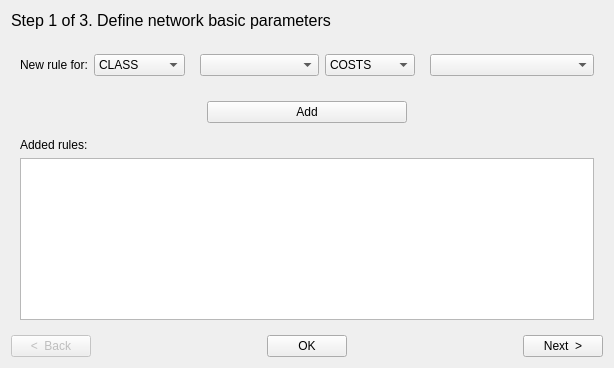
<?xml version="1.0" encoding="UTF-8"?>
<ui version="4.0">
 <class>GNMCreateDialogBase</class>
 <widget class="QDialog" name="GNMCreateDialogBase">
  <property name="geometry">
   <rect>
    <x>0</x>
    <y>0</y>
    <width>578</width>
    <height>368</height>
   </rect>
  </property>
  <property name="windowTitle">
   <string>Creating new GNM network ...</string>
  </property>
  <layout class="QVBoxLayout" name="verticalLayout">
   <item>
    <widget class="QLabel" name="label">
     <property name="font">
      <font>
       <pointsize>12</pointsize>
      </font>
     </property>
     <property name="text">
      <string>Step 1 of 3. Define network basic parameters</string>
     </property>
    </widget>
   </item>
   <item>
    <widget class="QStackedWidget" name="stackedWidget">
     <property name="currentIndex">
      <number>2</number>
     </property>
     <widget class="QWidget" name="page">
      <layout class="QVBoxLayout" name="verticalLayout_2">
       <item>
        <layout class="QHBoxLayout" name="horizontalLayout_2">
         <item>
          <widget class="QLabel" name="label_2">
           <property name="sizePolicy">
            <sizepolicy hsizetype="Expanding" vsizetype="Preferred">
             <horstretch>0</horstretch>
             <verstretch>0</verstretch>
            </sizepolicy>
           </property>
           <property name="text">
            <string>Network format:</string>
           </property>
          </widget>
         </item>
         <item>
          <widget class="QComboBox" name="comboBox">
           <property name="sizePolicy">
            <sizepolicy hsizetype="Expanding" vsizetype="Fixed">
             <horstretch>0</horstretch>
             <verstretch>0</verstretch>
            </sizepolicy>
           </property>
           <property name="maximumSize">
            <size>
             <width>230</width>
             <height>16777215</height>
            </size>
           </property>
           <item>
            <property name="text">
             <string>ESRI Shapefile</string>
            </property>
           </item>
           <item>
            <property name="text">
             <string>PostGIS</string>
            </property>
           </item>
          </widget>
         </item>
        </layout>
       </item>
       <item>
        <spacer name="verticalSpacer_8">
         <property name="orientation">
          <enum>Qt::Vertical</enum>
         </property>
         <property name="sizeHint" stdset="0">
          <size>
           <width>20</width>
           <height>40</height>
          </size>
         </property>
        </spacer>
       </item>
       <item>
        <layout class="QHBoxLayout" name="horizontalLayout_7">
         <item>
          <widget class="QGroupBox" name="groupBox">
           <property name="title">
            <string>Shapfile network location</string>
           </property>
           <layout class="QVBoxLayout" name="verticalLayout_3">
            <item>
             <widget class="QStackedWidget" name="stackedWidget_2">
              <property name="currentIndex">
               <number>1</number>
              </property>
              <widget class="QWidget" name="page_3">
               <layout class="QVBoxLayout" name="verticalLayout_4">
                <property name="leftMargin">
                 <number>0</number>
                </property>
                <property name="topMargin">
                 <number>0</number>
                </property>
                <property name="rightMargin">
                 <number>0</number>
                </property>
                <property name="bottomMargin">
                 <number>0</number>
                </property>
                <item>
                 <layout class="QHBoxLayout" name="horizontalLayout_5">
                  <item>
                   <widget class="QLabel" name="label_5">
                    <property name="text">
                     <string>Directory:</string>
                    </property>
                   </widget>
                  </item>
                  <item>
                   <widget class="QLineEdit" name="lineEdit_2"/>
                  </item>
                  <item>
                   <widget class="QPushButton" name="pushButton_3">
                    <property name="maximumSize">
                     <size>
                      <width>50</width>
                      <height>16777215</height>
                     </size>
                    </property>
                    <property name="text">
                     <string>...</string>
                    </property>
                   </widget>
                  </item>
                 </layout>
                </item>
               </layout>
              </widget>
              <widget class="QWidget" name="page_4">
               <layout class="QVBoxLayout" name="verticalLayout_5">
                <property name="spacing">
                 <number>0</number>
                </property>
                <property name="leftMargin">
                 <number>0</number>
                </property>
                <property name="topMargin">
                 <number>0</number>
                </property>
                <property name="rightMargin">
                 <number>0</number>
                </property>
                <property name="bottomMargin">
                 <number>0</number>
                </property>
                <item>
                 <layout class="QGridLayout" name="gridLayout" rowstretch="0,0">
                  <property name="rightMargin">
                   <number>0</number>
                  </property>
                  <property name="horizontalSpacing">
                   <number>6</number>
                  </property>
                  <property name="verticalSpacing">
                   <number>12</number>
                  </property>
                  <item row="0" column="0">
                   <widget class="QLabel" name="label_6">
                    <property name="layoutDirection">
                     <enum>Qt::LeftToRight</enum>
                    </property>
                    <property name="text">
                     <string>Database name:</string>
                    </property>
                    <property name="alignment">
                     <set>Qt::AlignRight|Qt::AlignTrailing|Qt::AlignVCenter</set>
                    </property>
                   </widget>
                  </item>
                  <item row="0" column="2">
                   <widget class="QLabel" name="label_8">
                    <property name="layoutDirection">
                     <enum>Qt::LeftToRight</enum>
                    </property>
                    <property name="text">
                     <string>Host:</string>
                    </property>
                    <property name="alignment">
                     <set>Qt::AlignRight|Qt::AlignTrailing|Qt::AlignVCenter</set>
                    </property>
                   </widget>
                  </item>
                  <item row="1" column="0">
                   <widget class="QLabel" name="label_9">
                    <property name="text">
                     <string>User:</string>
                    </property>
                    <property name="alignment">
                     <set>Qt::AlignRight|Qt::AlignTrailing|Qt::AlignVCenter</set>
                    </property>
                   </widget>
                  </item>
                  <item row="1" column="3">
                   <widget class="QLineEdit" name="lineEdit_6">
                    <property name="maximumSize">
                     <size>
                      <width>130</width>
                      <height>16777215</height>
                     </size>
                    </property>
                   </widget>
                  </item>
                  <item row="1" column="1">
                   <widget class="QLineEdit" name="lineEdit_4">
                    <property name="maximumSize">
                     <size>
                      <width>130</width>
                      <height>16777215</height>
                     </size>
                    </property>
                    <property name="text">
                     <string>postgres</string>
                    </property>
                   </widget>
                  </item>
                  <item row="1" column="2">
                   <widget class="QLabel" name="label_7">
                    <property name="layoutDirection">
                     <enum>Qt::LeftToRight</enum>
                    </property>
                    <property name="text">
                     <string>Password:</string>
                    </property>
                    <property name="alignment">
                     <set>Qt::AlignRight|Qt::AlignTrailing|Qt::AlignVCenter</set>
                    </property>
                   </widget>
                  </item>
                  <item row="0" column="1">
                   <widget class="QLineEdit" name="lineEdit_3">
                    <property name="maximumSize">
                     <size>
                      <width>130</width>
                      <height>16777215</height>
                     </size>
                    </property>
                   </widget>
                  </item>
                  <item row="0" column="3">
                   <widget class="QLineEdit" name="lineEdit_5">
                    <property name="maximumSize">
                     <size>
                      <width>130</width>
                      <height>16777215</height>
                     </size>
                    </property>
                    <property name="text">
                     <string>127.0.0.1</string>
                    </property>
                   </widget>
                  </item>
                 </layout>
                </item>
               </layout>
              </widget>
             </widget>
            </item>
           </layout>
          </widget>
         </item>
        </layout>
       </item>
       <item>
        <spacer name="verticalSpacer_7">
         <property name="orientation">
          <enum>Qt::Vertical</enum>
         </property>
         <property name="sizeHint" stdset="0">
          <size>
           <width>20</width>
           <height>40</height>
          </size>
         </property>
        </spacer>
       </item>
       <item>
        <layout class="QHBoxLayout" name="horizontalLayout_3">
         <item>
          <widget class="QLabel" name="label_3">
           <property name="sizePolicy">
            <sizepolicy hsizetype="Expanding" vsizetype="Preferred">
             <horstretch>0</horstretch>
             <verstretch>0</verstretch>
            </sizepolicy>
           </property>
           <property name="text">
            <string>Spatial reference system:</string>
           </property>
          </widget>
         </item>
         <item>
          <widget class="QComboBox" name="comboBox_2">
           <property name="sizePolicy">
            <sizepolicy hsizetype="Expanding" vsizetype="Fixed">
             <horstretch>0</horstretch>
             <verstretch>0</verstretch>
            </sizepolicy>
           </property>
           <property name="maximumSize">
            <size>
             <width>230</width>
             <height>16777215</height>
            </size>
           </property>
           <item>
            <property name="text">
             <string>WGS 84</string>
            </property>
           </item>
           <item>
            <property name="text">
             <string>WGS 84: Pseudo mercator</string>
            </property>
           </item>
          </widget>
         </item>
        </layout>
       </item>
       <item>
        <spacer name="verticalSpacer_6">
         <property name="orientation">
          <enum>Qt::Vertical</enum>
         </property>
         <property name="sizeHint" stdset="0">
          <size>
           <width>20</width>
           <height>40</height>
          </size>
         </property>
        </spacer>
       </item>
       <item>
        <layout class="QHBoxLayout" name="horizontalLayout_17">
         <item>
          <widget class="QLabel" name="label_17">
           <property name="sizePolicy">
            <sizepolicy hsizetype="Expanding" vsizetype="Preferred">
             <horstretch>0</horstretch>
             <verstretch>0</verstretch>
            </sizepolicy>
           </property>
           <property name="text">
            <string>Snap tolerance for elements connecting:</string>
           </property>
          </widget>
         </item>
         <item>
          <widget class="QLineEdit" name="lineEdit_10">
           <property name="maximumSize">
            <size>
             <width>230</width>
             <height>16777215</height>
            </size>
           </property>
           <property name="text">
            <string>0.00005</string>
           </property>
          </widget>
         </item>
        </layout>
       </item>
       <item>
        <spacer name="verticalSpacer_5">
         <property name="orientation">
          <enum>Qt::Vertical</enum>
         </property>
         <property name="sizeHint" stdset="0">
          <size>
           <width>20</width>
           <height>40</height>
          </size>
         </property>
        </spacer>
       </item>
       <item>
        <layout class="QHBoxLayout" name="horizontalLayout_4">
         <item>
          <widget class="QLabel" name="label_4">
           <property name="sizePolicy">
            <sizepolicy hsizetype="Expanding" vsizetype="Preferred">
             <horstretch>0</horstretch>
             <verstretch>0</verstretch>
            </sizepolicy>
           </property>
           <property name="text">
            <string>Network name (optional): </string>
           </property>
          </widget>
         </item>
         <item>
          <widget class="QLineEdit" name="lineEdit">
           <property name="maximumSize">
            <size>
             <width>230</width>
             <height>16777215</height>
            </size>
           </property>
          </widget>
         </item>
        </layout>
       </item>
       <item>
        <spacer name="verticalSpacer">
         <property name="orientation">
          <enum>Qt::Vertical</enum>
         </property>
         <property name="sizeHint" stdset="0">
          <size>
           <width>20</width>
           <height>40</height>
          </size>
         </property>
        </spacer>
       </item>
      </layout>
     </widget>
     <widget class="QWidget" name="page_2">
      <layout class="QHBoxLayout" name="horizontalLayout_8">
       <item>
        <layout class="QVBoxLayout" name="verticalLayout_6">
         <item>
          <widget class="QLabel" name="label_11">
           <property name="text">
            <string>From file system:</string>
           </property>
          </widget>
         </item>
         <item>
          <layout class="QHBoxLayout" name="horizontalLayout_9">
           <item>
            <widget class="QLineEdit" name="lineEdit_7"/>
           </item>
           <item>
            <widget class="QPushButton" name="pushButton_6">
             <property name="maximumSize">
              <size>
               <width>40</width>
               <height>16777215</height>
              </size>
             </property>
             <property name="text">
              <string>...</string>
             </property>
            </widget>
           </item>
          </layout>
         </item>
         <item>
          <widget class="QLabel" name="label_10">
           <property name="text">
            <string>From opened project:</string>
           </property>
          </widget>
         </item>
         <item>
          <widget class="QListWidget" name="listWidget"/>
         </item>
        </layout>
       </item>
       <item>
        <widget class="QPushButton" name="pushButton_5">
         <property name="maximumSize">
          <size>
           <width>40</width>
           <height>16777215</height>
          </size>
         </property>
         <property name="text">
          <string>&gt;</string>
         </property>
        </widget>
       </item>
       <item>
        <widget class="QPushButton" name="pushButton_4">
         <property name="maximumSize">
          <size>
           <width>40</width>
           <height>16777215</height>
          </size>
         </property>
         <property name="text">
          <string>&lt;</string>
         </property>
        </widget>
       </item>
       <item>
        <layout class="QVBoxLayout" name="verticalLayout_8">
         <item>
          <widget class="QLabel" name="label_12">
           <property name="text">
            <string>Layers that will be imported:</string>
           </property>
          </widget>
         </item>
         <item>
          <widget class="QListWidget" name="listWidget_2"/>
         </item>
        </layout>
       </item>
      </layout>
     </widget>
     <widget class="QWidget" name="page_5">
      <layout class="QVBoxLayout" name="verticalLayout_9">
       <item>
        <layout class="QHBoxLayout" name="horizontalLayout_10">
         <item>
          <widget class="QLabel" name="label_13">
           <property name="text">
            <string>New rule for:</string>
           </property>
          </widget>
         </item>
         <item>
          <widget class="QComboBox" name="comboBox_3">
           <property name="sizePolicy">
            <sizepolicy hsizetype="Fixed" vsizetype="Fixed">
             <horstretch>0</horstretch>
             <verstretch>0</verstretch>
            </sizepolicy>
           </property>
           <item>
            <property name="text">
             <string>CLASS</string>
            </property>
           </item>
           <item>
            <property name="text">
             <string>NETWORK</string>
            </property>
           </item>
          </widget>
         </item>
         <item>
          <widget class="QStackedWidget" name="stackedWidget_3">
           <property name="currentIndex">
            <number>0</number>
           </property>
           <widget class="QWidget" name="page_6">
            <layout class="QHBoxLayout" name="horizontalLayout_11">
             <property name="topMargin">
              <number>9</number>
             </property>
             <property name="rightMargin">
              <number>0</number>
             </property>
             <property name="bottomMargin">
              <number>9</number>
             </property>
             <item>
              <widget class="QComboBox" name="comboBox_4">
               <property name="sizePolicy">
                <sizepolicy hsizetype="Expanding" vsizetype="Fixed">
                 <horstretch>0</horstretch>
                 <verstretch>0</verstretch>
                </sizepolicy>
               </property>
              </widget>
             </item>
             <item>
              <widget class="QComboBox" name="comboBox_5">
               <property name="sizePolicy">
                <sizepolicy hsizetype="Fixed" vsizetype="Fixed">
                 <horstretch>0</horstretch>
                 <verstretch>0</verstretch>
                </sizepolicy>
               </property>
               <property name="maximumSize">
                <size>
                 <width>100</width>
                 <height>16777215</height>
                </size>
               </property>
               <item>
                <property name="text">
                 <string>COSTS</string>
                </property>
               </item>
               <item>
                <property name="text">
                 <string>INVCOSTS</string>
                </property>
               </item>
               <item>
                <property name="text">
                 <string>DIRECTS</string>
                </property>
               </item>
               <item>
                <property name="text">
                 <string>BEHAVES</string>
                </property>
               </item>
              </widget>
             </item>
             <item>
              <widget class="QStackedWidget" name="stackedWidget_4">
               <property name="maximumSize">
                <size>
                 <width>250</width>
                 <height>16777215</height>
                </size>
               </property>
               <property name="currentIndex">
                <number>1</number>
               </property>
               <widget class="QWidget" name="page_8">
                <layout class="QHBoxLayout" name="horizontalLayout_13">
                 <property name="topMargin">
                  <number>0</number>
                 </property>
                 <property name="rightMargin">
                  <number>0</number>
                 </property>
                 <property name="bottomMargin">
                  <number>0</number>
                 </property>
                 <item>
                  <widget class="QComboBox" name="comboBox_7">
                   <property name="sizePolicy">
                    <sizepolicy hsizetype="Expanding" vsizetype="Fixed">
                     <horstretch>0</horstretch>
                     <verstretch>0</verstretch>
                    </sizepolicy>
                   </property>
                   <property name="maximumSize">
                    <size>
                     <width>16777215</width>
                     <height>16777215</height>
                    </size>
                   </property>
                  </widget>
                 </item>
                 <item>
                  <widget class="QComboBox" name="comboBox_6">
                   <property name="sizePolicy">
                    <sizepolicy hsizetype="Fixed" vsizetype="Fixed">
                     <horstretch>0</horstretch>
                     <verstretch>0</verstretch>
                    </sizepolicy>
                   </property>
                   <property name="minimumSize">
                    <size>
                     <width>40</width>
                     <height>0</height>
                    </size>
                   </property>
                   <property name="maximumSize">
                    <size>
                     <width>40</width>
                     <height>16777215</height>
                    </size>
                   </property>
                   <item>
                    <property name="text">
                     <string>+</string>
                    </property>
                   </item>
                   <item>
                    <property name="text">
                     <string>-</string>
                    </property>
                   </item>
                   <item>
                    <property name="text">
                     <string>*</string>
                    </property>
                   </item>
                   <item>
                    <property name="text">
                     <string>/</string>
                    </property>
                   </item>
                  </widget>
                 </item>
                 <item>
                  <widget class="QLineEdit" name="lineEdit_8">
                   <property name="sizePolicy">
                    <sizepolicy hsizetype="Fixed" vsizetype="Fixed">
                     <horstretch>0</horstretch>
                     <verstretch>0</verstretch>
                    </sizepolicy>
                   </property>
                   <property name="minimumSize">
                    <size>
                     <width>40</width>
                     <height>0</height>
                    </size>
                   </property>
                   <property name="maximumSize">
                    <size>
                     <width>40</width>
                     <height>16777215</height>
                    </size>
                   </property>
                   <property name="text">
                    <string>0</string>
                   </property>
                  </widget>
                 </item>
                </layout>
               </widget>
               <widget class="QWidget" name="page_9">
                <layout class="QHBoxLayout" name="horizontalLayout_14">
                 <property name="topMargin">
                  <number>0</number>
                 </property>
                 <property name="rightMargin">
                  <number>0</number>
                 </property>
                 <property name="bottomMargin">
                  <number>0</number>
                 </property>
                 <item>
                  <widget class="QComboBox" name="comboBox_8"/>
                 </item>
                </layout>
               </widget>
               <widget class="QWidget" name="page_10">
                <layout class="QHBoxLayout" name="horizontalLayout_15">
                 <property name="topMargin">
                  <number>0</number>
                 </property>
                 <property name="rightMargin">
                  <number>0</number>
                 </property>
                 <property name="bottomMargin">
                  <number>0</number>
                 </property>
                 <item>
                  <widget class="QComboBox" name="comboBox_13">
                   <property name="sizePolicy">
                    <sizepolicy hsizetype="Expanding" vsizetype="Fixed">
                     <horstretch>0</horstretch>
                     <verstretch>0</verstretch>
                    </sizepolicy>
                   </property>
                   <property name="editable">
                    <bool>true</bool>
                   </property>
                   <item>
                    <property name="text">
                     <string>EMITTER</string>
                    </property>
                   </item>
                  </widget>
                 </item>
                </layout>
               </widget>
              </widget>
             </item>
            </layout>
           </widget>
           <widget class="QWidget" name="page_7">
            <layout class="QHBoxLayout" name="horizontalLayout_16">
             <property name="topMargin">
              <number>0</number>
             </property>
             <property name="rightMargin">
              <number>0</number>
             </property>
             <property name="bottomMargin">
              <number>0</number>
             </property>
             <item>
              <widget class="QComboBox" name="comboBox_9">
               <property name="sizePolicy">
                <sizepolicy hsizetype="Fixed" vsizetype="Fixed">
                 <horstretch>0</horstretch>
                 <verstretch>0</verstretch>
                </sizepolicy>
               </property>
               <property name="minimumSize">
                <size>
                 <width>80</width>
                 <height>0</height>
                </size>
               </property>
               <item>
                <property name="text">
                 <string>CONNECTS</string>
                </property>
               </item>
              </widget>
             </item>
             <item>
              <widget class="QComboBox" name="comboBox_10">
               <property name="sizePolicy">
                <sizepolicy hsizetype="Expanding" vsizetype="Fixed">
                 <horstretch>0</horstretch>
                 <verstretch>0</verstretch>
                </sizepolicy>
               </property>
              </widget>
             </item>
             <item>
              <widget class="QLabel" name="label_15">
               <property name="sizePolicy">
                <sizepolicy hsizetype="Fixed" vsizetype="Preferred">
                 <horstretch>0</horstretch>
                 <verstretch>0</verstretch>
                </sizepolicy>
               </property>
               <property name="text">
                <string>WITH</string>
               </property>
              </widget>
             </item>
             <item>
              <widget class="QComboBox" name="comboBox_11">
               <property name="sizePolicy">
                <sizepolicy hsizetype="Expanding" vsizetype="Fixed">
                 <horstretch>0</horstretch>
                 <verstretch>0</verstretch>
                </sizepolicy>
               </property>
              </widget>
             </item>
             <item>
              <widget class="QLabel" name="label_16">
               <property name="sizePolicy">
                <sizepolicy hsizetype="Fixed" vsizetype="Preferred">
                 <horstretch>0</horstretch>
                 <verstretch>0</verstretch>
                </sizepolicy>
               </property>
               <property name="text">
                <string>VIA</string>
               </property>
              </widget>
             </item>
             <item>
              <widget class="QComboBox" name="comboBox_12">
               <property name="sizePolicy">
                <sizepolicy hsizetype="Expanding" vsizetype="Fixed">
                 <horstretch>0</horstretch>
                 <verstretch>0</verstretch>
                </sizepolicy>
               </property>
               <item>
                <property name="text">
                 <string>&lt;no class&gt;</string>
                </property>
               </item>
              </widget>
             </item>
            </layout>
           </widget>
          </widget>
         </item>
        </layout>
       </item>
       <item>
        <spacer name="verticalSpacer_9">
         <property name="orientation">
          <enum>Qt::Vertical</enum>
         </property>
         <property name="sizeHint" stdset="0">
          <size>
           <width>20</width>
           <height>40</height>
          </size>
         </property>
        </spacer>
       </item>
       <item>
        <layout class="QHBoxLayout" name="horizontalLayout_12">
         <item>
          <spacer name="horizontalSpacer_2">
           <property name="orientation">
            <enum>Qt::Horizontal</enum>
           </property>
           <property name="sizeHint" stdset="0">
            <size>
             <width>40</width>
             <height>20</height>
            </size>
           </property>
          </spacer>
         </item>
         <item>
          <widget class="QPushButton" name="pushButton_7">
           <property name="minimumSize">
            <size>
             <width>200</width>
             <height>0</height>
            </size>
           </property>
           <property name="text">
            <string>Add</string>
           </property>
          </widget>
         </item>
         <item>
          <spacer name="horizontalSpacer_3">
           <property name="orientation">
            <enum>Qt::Horizontal</enum>
           </property>
           <property name="sizeHint" stdset="0">
            <size>
             <width>40</width>
             <height>20</height>
            </size>
           </property>
          </spacer>
         </item>
        </layout>
       </item>
       <item>
        <spacer name="verticalSpacer_10">
         <property name="orientation">
          <enum>Qt::Vertical</enum>
         </property>
         <property name="sizeHint" stdset="0">
          <size>
           <width>20</width>
           <height>40</height>
          </size>
         </property>
        </spacer>
       </item>
       <item>
        <widget class="QLabel" name="label_14">
         <property name="text">
          <string>Added rules:</string>
         </property>
        </widget>
       </item>
       <item>
        <widget class="QTextEdit" name="textEdit"/>
       </item>
      </layout>
     </widget>
     <widget class="QWidget" name="page_11">
      <layout class="QVBoxLayout" name="verticalLayout_10">
       <item>
        <layout class="QHBoxLayout" name="horizontalLayout_19">
         <item>
          <spacer name="horizontalSpacer_6">
           <property name="orientation">
            <enum>Qt::Horizontal</enum>
           </property>
           <property name="sizeHint" stdset="0">
            <size>
             <width>40</width>
             <height>20</height>
            </size>
           </property>
          </spacer>
         </item>
         <item>
          <widget class="QPushButton" name="pushButton_8">
           <property name="minimumSize">
            <size>
             <width>200</width>
             <height>0</height>
            </size>
           </property>
           <property name="maximumSize">
            <size>
             <width>200</width>
             <height>16777215</height>
            </size>
           </property>
           <property name="text">
            <string>Create network</string>
           </property>
          </widget>
         </item>
         <item>
          <spacer name="horizontalSpacer_7">
           <property name="orientation">
            <enum>Qt::Horizontal</enum>
           </property>
           <property name="sizeHint" stdset="0">
            <size>
             <width>40</width>
             <height>20</height>
            </size>
           </property>
          </spacer>
         </item>
        </layout>
       </item>
       <item>
        <widget class="QProgressBar" name="progressBar">
         <property name="value">
          <number>0</number>
         </property>
         <property name="textVisible">
          <bool>false</bool>
         </property>
        </widget>
       </item>
       <item>
        <widget class="QTextEdit" name="textEdit_2">
         <property name="frameShape">
          <enum>QFrame::NoFrame</enum>
         </property>
         <property name="readOnly">
          <bool>true</bool>
         </property>
        </widget>
       </item>
       <item>
        <layout class="QHBoxLayout" name="horizontalLayout_18">
         <item>
          <spacer name="horizontalSpacer_4">
           <property name="orientation">
            <enum>Qt::Horizontal</enum>
           </property>
           <property name="sizeHint" stdset="0">
            <size>
             <width>40</width>
             <height>20</height>
            </size>
           </property>
          </spacer>
         </item>
         <item>
          <widget class="QCheckBox" name="checkBox">
           <property name="text">
            <string>Add network to project</string>
           </property>
          </widget>
         </item>
         <item>
          <spacer name="horizontalSpacer_5">
           <property name="orientation">
            <enum>Qt::Horizontal</enum>
           </property>
           <property name="sizeHint" stdset="0">
            <size>
             <width>40</width>
             <height>20</height>
            </size>
           </property>
          </spacer>
         </item>
        </layout>
       </item>
      </layout>
     </widget>
    </widget>
   </item>
   <item>
    <layout class="QHBoxLayout" name="horizontalLayout">
     <item>
      <widget class="QPushButton" name="pushButton_2">
       <property name="enabled">
        <bool>false</bool>
       </property>
       <property name="text">
        <string>&lt;  Back</string>
       </property>
      </widget>
     </item>
     <item>
      <spacer name="horizontalSpacer">
       <property name="orientation">
        <enum>Qt::Horizontal</enum>
       </property>
       <property name="sizeHint" stdset="0">
        <size>
         <width>40</width>
         <height>20</height>
        </size>
       </property>
      </spacer>
     </item>
     <item>
      <widget class="QPushButton" name="pushButton_9">
       <property name="text">
        <string>OK</string>
       </property>
      </widget>
     </item>
     <item>
      <spacer name="horizontalSpacer_8">
       <property name="orientation">
        <enum>Qt::Horizontal</enum>
       </property>
       <property name="sizeHint" stdset="0">
        <size>
         <width>40</width>
         <height>20</height>
        </size>
       </property>
      </spacer>
     </item>
     <item>
      <widget class="QPushButton" name="pushButton">
       <property name="text">
        <string>Next  &gt;</string>
       </property>
      </widget>
     </item>
    </layout>
   </item>
  </layout>
 </widget>
 <resources/>
 <connections/>
</ui>
